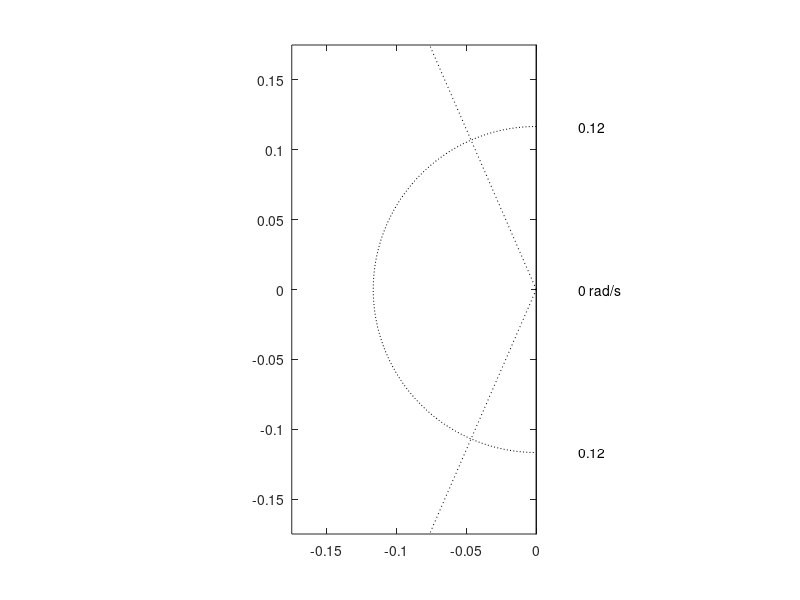

Write MATLAB code to recreate this figure.
clear all
close all
clc
t_r_bar=30  %sec
zeta_bar= 0.4
t_s_bar= 100 %sec

omega_n_min=3.5/t_r_bar %rad/sec
zeta_min=zeta_bar
zeta_omega_n_min=3.9/t_s_bar %rad/sec

figure
sgrid(zeta_min,omega_n_min)
axis([-1.5*omega_n_min 0 -1.5*omega_n_min 1.5*omega_n_min])
daspect([1 1 1])